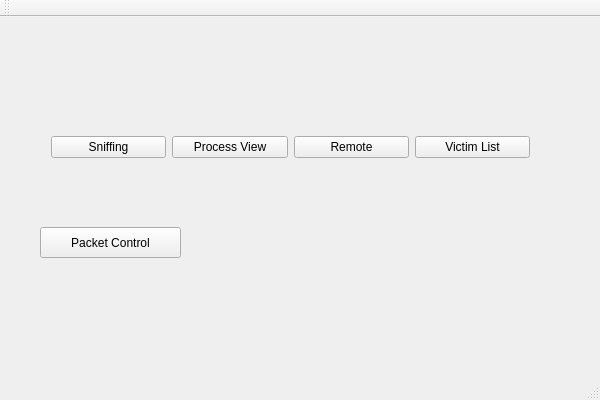
<?xml version="1.0" encoding="UTF-8"?>
<ui version="4.0">
 <class>AttackerClass</class>
 <widget class="QMainWindow" name="AttackerClass">
  <property name="geometry">
   <rect>
    <x>0</x>
    <y>0</y>
    <width>600</width>
    <height>400</height>
   </rect>
  </property>
  <property name="cursor">
   <cursorShape>ArrowCursor</cursorShape>
  </property>
  <property name="windowTitle">
   <string>Attacker</string>
  </property>
  <widget class="QWidget" name="centralWidget">
   <widget class="QWidget" name="layoutWidget">
    <property name="geometry">
     <rect>
      <x>40</x>
      <y>60</y>
      <width>501</width>
      <height>141</height>
     </rect>
    </property>
    <layout class="QHBoxLayout" name="horizontalLayout">
     <item>
      <widget class="QPushButton" name="SNIFFING_DEVICE_VIEWS">
       <property name="text">
        <string>Sniffing</string>
       </property>
      </widget>
     </item>
     <item>
      <widget class="QPushButton" name="PROCESSVIEW">
       <property name="text">
        <string>Process View</string>
       </property>
      </widget>
     </item>
     <item>
      <widget class="QPushButton" name="REMOTE">
       <property name="text">
        <string>Remote</string>
       </property>
      </widget>
     </item>
     <item>
      <widget class="QPushButton" name="VICTIMLIST">
       <property name="text">
        <string>Victim List</string>
       </property>
      </widget>
     </item>
    </layout>
   </widget>
   <widget class="QPushButton" name="PACKETCONTROL">
    <property name="geometry">
     <rect>
      <x>40</x>
      <y>210</y>
      <width>141</width>
      <height>31</height>
     </rect>
    </property>
    <property name="text">
     <string>Packet Control</string>
    </property>
   </widget>
  </widget>
  <widget class="QMenuBar" name="menuBar">
   <property name="geometry">
    <rect>
     <x>0</x>
     <y>0</y>
     <width>600</width>
     <height>21</height>
    </rect>
   </property>
  </widget>
  <widget class="QToolBar" name="mainToolBar">
   <attribute name="toolBarArea">
    <enum>TopToolBarArea</enum>
   </attribute>
   <attribute name="toolBarBreak">
    <bool>false</bool>
   </attribute>
  </widget>
  <widget class="QStatusBar" name="statusBar"/>
 </widget>
 <layoutdefault spacing="6" margin="11"/>
 <resources>
  <include location="Attacker.qrc"/>
 </resources>
 <connections/>
</ui>
